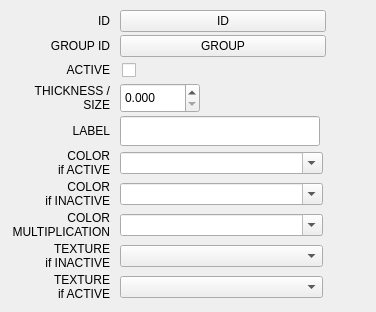
            <widget class="QWidget" name="ssTabInfoGeneral">
             <attribute name="title">
              <string>GENERAL</string>
             </attribute>
             <layout class="QVBoxLayout" name="verticalLayout_17">
              <property name="spacing">
               <number>3</number>
              </property>
              <property name="margin">
               <number>10</number>
              </property>
              <item>
               <widget class="QWidget" name="widgetID" native="true">
                <property name="statusTip">
                 <string>Objects identification|An object in IanniX is defined by two identifiers:\n- the ID is a unique number in the score (two objects cannot have the same ID). IDs are used in sent messages to know who was the sender; they are used in received messages to control a targer a specific object\n- the group ID is a string allowing a group control of objects in received messages. In sent messages, it can also be used as a human readable ID.\n\nIf an object is disabled (&quot;active&quot; checkbox), it will not be used in the score (no sent messages).</string>
                </property>
                <layout class="QVBoxLayout" name="verticalLayout_20">
                 <property name="spacing">
                  <number>3</number>
                 </property>
                 <property name="margin">
                  <number>0</number>
                 </property>
                 <item>
                  <layout class="QHBoxLayout" name="horizontalLayout_24">
                   <property name="spacing">
                    <number>10</number>
                   </property>
                   <item>
                    <widget class="QLabel" name="IDLabel">
                     <property name="minimumSize">
                      <size>
                       <width>100</width>
                       <height>20</height>
                      </size>
                     </property>
                     <property name="maximumSize">
                      <size>
                       <width>100</width>
                       <height>16777215</height>
                      </size>
                     </property>
                     <property name="text">
                      <string>ID</string>
                     </property>
                     <property name="alignment">
                      <set>Qt::AlignRight|Qt::AlignTrailing|Qt::AlignVCenter</set>
                     </property>
                     <property name="wordWrap">
                      <bool>true</bool>
                     </property>
                     <property name="buddy">
                      <cstring>newIdButton</cstring>
                     </property>
                    </widget>
                   </item>
                   <item>
                    <widget class="QPushButton" name="newIdButton">
                     <property name="minimumSize">
                      <size>
                       <width>206</width>
                       <height>22</height>
                      </size>
                     </property>
                     <property name="maximumSize">
                      <size>
                       <width>206</width>
                       <height>16777215</height>
                      </size>
                     </property>
                     <property name="toolTip">
                      <string>Changes the object ID</string>
                     </property>
                     <property name="text">
                      <string>ID</string>
                     </property>
                    </widget>
                   </item>
                   <item>
                    <spacer name="horizontalSpacer_16">
                     <property name="orientation">
                      <enum>Qt::Horizontal</enum>
                     </property>
                     <property name="sizeHint" stdset="0">
                      <size>
                       <width>40</width>
                       <height>20</height>
                      </size>
                     </property>
                    </spacer>
                   </item>
                  </layout>
                 </item>
                 <item>
                  <layout class="QHBoxLayout" name="horizontalLayout_25">
                   <property name="spacing">
                    <number>10</number>
                   </property>
                   <item>
                    <widget class="QLabel" name="groupIdLabel">
                     <property name="minimumSize">
                      <size>
                       <width>100</width>
                       <height>20</height>
                      </size>
                     </property>
                     <property name="maximumSize">
                      <size>
                       <width>100</width>
                       <height>16777215</height>
                      </size>
                     </property>
                     <property name="text">
                      <string>GROUP ID</string>
                     </property>
                     <property name="alignment">
                      <set>Qt::AlignRight|Qt::AlignTrailing|Qt::AlignVCenter</set>
                     </property>
                     <property name="wordWrap">
                      <bool>true</bool>
                     </property>
                     <property name="buddy">
                      <cstring>newIdButton</cstring>
                     </property>
                    </widget>
                   </item>
                   <item>
                    <widget class="QPushButton" name="groupIdButton">
                     <property name="minimumSize">
                      <size>
                       <width>206</width>
                       <height>22</height>
                      </size>
                     </property>
                     <property name="maximumSize">
                      <size>
                       <width>206</width>
                       <height>16777215</height>
                      </size>
                     </property>
                     <property name="toolTip">
                      <string>Changes the group ID</string>
                     </property>
                     <property name="text">
                      <string>GROUP</string>
                     </property>
                    </widget>
                   </item>
                   <item>
                    <spacer name="horizontalSpacer_17">
                     <property name="orientation">
                      <enum>Qt::Horizontal</enum>
                     </property>
                     <property name="sizeHint" stdset="0">
                      <size>
                       <width>40</width>
                       <height>20</height>
                      </size>
                     </property>
                    </spacer>
                   </item>
                  </layout>
                 </item>
                 <item>
                  <layout class="QHBoxLayout" name="horizontalLayout_28">
                   <property name="spacing">
                    <number>10</number>
                   </property>
                   <item>
                    <widget class="QLabel" name="activityLabel">
                     <property name="minimumSize">
                      <size>
                       <width>100</width>
                       <height>20</height>
                      </size>
                     </property>
                     <property name="maximumSize">
                      <size>
                       <width>100</width>
                       <height>16777215</height>
                      </size>
                     </property>
                     <property name="text">
                      <string>ACTIVE</string>
                     </property>
                     <property name="alignment">
                      <set>Qt::AlignRight|Qt::AlignTrailing|Qt::AlignVCenter</set>
                     </property>
                     <property name="wordWrap">
                      <bool>true</bool>
                     </property>
                     <property name="buddy">
                      <cstring>activityCheck</cstring>
                     </property>
                    </widget>
                   </item>
                   <item>
                    <widget class="QCheckBox" name="activityCheck">
                     <property name="toolTip">
                      <string>Enables or disables the object in the socre</string>
                     </property>
                     <property name="styleSheet">
                      <string notr="true">padding-left: 2px;</string>
                     </property>
                     <property name="text">
                      <string/>
                     </property>
                    </widget>
                   </item>
                  </layout>
                 </item>
                </layout>
               </widget>
              </item>
              <item>
               <widget class="QWidget" name="widgetStyle" native="true">
                <property name="statusTip">
                 <string>Objects style|Objects can have differents graphical behaviours:\n - you can change the colors and texture (images - only for triggers)\n - size or thickness of the object is customisable\n - a label can be set to add human readable information to the object</string>
                </property>
                <layout class="QVBoxLayout" name="verticalLayout_12">
                 <property name="spacing">
                  <number>3</number>
                 </property>
                 <property name="margin">
                  <number>0</number>
                 </property>
                 <item>
                  <layout class="QHBoxLayout" name="horizontalLayout_26">
                   <property name="spacing">
                    <number>10</number>
                   </property>
                   <item>
                    <widget class="QLabel" name="sizeLabel2">
                     <property name="minimumSize">
                      <size>
                       <width>100</width>
                       <height>20</height>
                      </size>
                     </property>
                     <property name="maximumSize">
                      <size>
                       <width>100</width>
                       <height>16777215</height>
                      </size>
                     </property>
                     <property name="text">
                      <string>THICKNESS / SIZE</string>
                     </property>
                     <property name="alignment">
                      <set>Qt::AlignRight|Qt::AlignTrailing|Qt::AlignVCenter</set>
                     </property>
                     <property name="wordWrap">
                      <bool>true</bool>
                     </property>
                     <property name="buddy">
                      <cstring>sizeSpin</cstring>
                     </property>
                    </widget>
                   </item>
                   <item>
                    <widget class="QDoubleSpinBox" name="sizeSpin">
                     <property name="minimumSize">
                      <size>
                       <width>80</width>
                       <height>30</height>
                      </size>
                     </property>
                     <property name="maximumSize">
                      <size>
                       <width>80</width>
                       <height>16777215</height>
                      </size>
                     </property>
                     <property name="toolTip">
                      <string>Changes the tickness or size of objects</string>
                     </property>
                     <property name="suffix">
                      <string notr="true"/>
                     </property>
                     <property name="decimals">
                      <number>3</number>
                     </property>
                     <property name="minimum">
                      <double>0.000000000000000</double>
                     </property>
                     <property name="maximum">
                      <double>999999.000000000000000</double>
                     </property>
                     <property name="singleStep">
                      <double>0.100000000000000</double>
                     </property>
                    </widget>
                   </item>
                   <item>
                    <spacer name="horizontalSpacer_11">
                     <property name="orientation">
                      <enum>Qt::Horizontal</enum>
                     </property>
                     <property name="sizeHint" stdset="0">
                      <size>
                       <width>40</width>
                       <height>1</height>
                      </size>
                     </property>
                    </spacer>
                   </item>
                  </layout>
                 </item>
                 <item>
                  <layout class="QHBoxLayout" name="horizontalLayout_27">
                   <property name="spacing">
                    <number>10</number>
                   </property>
                   <item>
                    <widget class="QLabel" name="labelLabel">
                     <property name="minimumSize">
                      <size>
                       <width>100</width>
                       <height>20</height>
                      </size>
                     </property>
                     <property name="maximumSize">
                      <size>
                       <width>100</width>
                       <height>16777215</height>
                      </size>
                     </property>
                     <property name="text">
                      <string>LABEL</string>
                     </property>
                     <property name="alignment">
                      <set>Qt::AlignRight|Qt::AlignTrailing|Qt::AlignVCenter</set>
                     </property>
                     <property name="wordWrap">
                      <bool>true</bool>
                     </property>
                     <property name="buddy">
                      <cstring>labelLine</cstring>
                     </property>
                    </widget>
                   </item>
                   <item>
                    <widget class="QLineEdit" name="labelLine">
                     <property name="minimumSize">
                      <size>
                       <width>200</width>
                       <height>30</height>
                      </size>
                     </property>
                     <property name="maximumSize">
                      <size>
                       <width>200</width>
                       <height>16777215</height>
                      </size>
                     </property>
                     <property name="toolTip">
                      <string>Changes the label of objects</string>
                     </property>
                     <property name="text">
                      <string/>
                     </property>
                    </widget>
                   </item>
                   <item>
                    <spacer name="horizontalSpacer_18">
                     <property name="orientation">
                      <enum>Qt::Horizontal</enum>
                     </property>
                     <property name="sizeHint" stdset="0">
                      <size>
                       <width>40</width>
                       <height>1</height>
                      </size>
                     </property>
                    </spacer>
                   </item>
                  </layout>
                 </item>
                 <item>
                  <layout class="QHBoxLayout" name="horizontalLayout_32">
                   <property name="spacing">
                    <number>10</number>
                   </property>
                   <item>
                    <widget class="QLabel" name="colorLabel1">
                     <property name="minimumSize">
                      <size>
                       <width>100</width>
                       <height>20</height>
                      </size>
                     </property>
                     <property name="maximumSize">
                      <size>
                       <width>100</width>
                       <height>16777215</height>
                      </size>
                     </property>
                     <property name="text">
                      <string>COLOR
if ACTIVE</string>
                     </property>
                     <property name="alignment">
                      <set>Qt::AlignRight|Qt::AlignTrailing|Qt::AlignVCenter</set>
                     </property>
                     <property name="wordWrap">
                      <bool>true</bool>
                     </property>
                     <property name="buddy">
                      <cstring>colorCombo1</cstring>
                     </property>
                    </widget>
                   </item>
                   <item>
                    <widget class="QComboBox" name="colorCombo1">
                     <property name="minimumSize">
                      <size>
                       <width>203</width>
                       <height>22</height>
                      </size>
                     </property>
                     <property name="maximumSize">
                      <size>
                       <width>203</width>
                       <height>16777215</height>
                      </size>
                     </property>
                     <property name="toolTip">
                      <string>Changes the color of active objects by using a color in the palette or a custom color</string>
                     </property>
                     <property name="styleSheet">
                      <string notr="true">QComboBox QAbstractItemView {
	min-height: 100px;
}</string>
                     </property>
                     <property name="editable">
                      <bool>true</bool>
                     </property>
                     <property name="sizeAdjustPolicy">
                      <enum>QComboBox::AdjustToContents</enum>
                     </property>
                    </widget>
                   </item>
                   <item>
                    <spacer name="horizontalSpacer_14">
                     <property name="orientation">
                      <enum>Qt::Horizontal</enum>
                     </property>
                     <property name="sizeHint" stdset="0">
                      <size>
                       <width>40</width>
                       <height>1</height>
                      </size>
                     </property>
                    </spacer>
                   </item>
                  </layout>
                 </item>
                 <item>
                  <layout class="QHBoxLayout" name="horizontalLayout_31">
                   <property name="spacing">
                    <number>10</number>
                   </property>
                   <item>
                    <widget class="QLabel" name="colorLabel2">
                     <property name="minimumSize">
                      <size>
                       <width>100</width>
                       <height>20</height>
                      </size>
                     </property>
                     <property name="maximumSize">
                      <size>
                       <width>100</width>
                       <height>16777215</height>
                      </size>
                     </property>
                     <property name="text">
                      <string>COLOR
if INACTIVE</string>
                     </property>
                     <property name="alignment">
                      <set>Qt::AlignRight|Qt::AlignTrailing|Qt::AlignVCenter</set>
                     </property>
                     <property name="wordWrap">
                      <bool>true</bool>
                     </property>
                     <property name="buddy">
                      <cstring>colorCombo1</cstring>
                     </property>
                    </widget>
                   </item>
                   <item>
                    <widget class="QComboBox" name="colorCombo2">
                     <property name="minimumSize">
                      <size>
                       <width>203</width>
                       <height>22</height>
                      </size>
                     </property>
                     <property name="maximumSize">
                      <size>
                       <width>203</width>
                       <height>16777215</height>
                      </size>
                     </property>
                     <property name="toolTip">
                      <string>Changes the color of inactive objects by using a color in the palette or a custom color</string>
                     </property>
                     <property name="styleSheet">
                      <string notr="true">QComboBox QAbstractItemView {
	min-height: 100px;
}</string>
                     </property>
                     <property name="editable">
                      <bool>true</bool>
                     </property>
                     <property name="sizeAdjustPolicy">
                      <enum>QComboBox::AdjustToContents</enum>
                     </property>
                    </widget>
                   </item>
                   <item>
                    <spacer name="horizontalSpacer_15">
                     <property name="orientation">
                      <enum>Qt::Horizontal</enum>
                     </property>
                     <property name="sizeHint" stdset="0">
                      <size>
                       <width>40</width>
                       <height>1</height>
                      </size>
                     </property>
                    </spacer>
                   </item>
                  </layout>
                 </item>
                 <item>
                  <layout class="QHBoxLayout" name="horizontalLayout_33">
                   <property name="spacing">
                    <number>10</number>
                   </property>
                   <item>
                    <widget class="QLabel" name="colorLabelMultiply">
                     <property name="minimumSize">
                      <size>
                       <width>100</width>
                       <height>20</height>
                      </size>
                     </property>
                     <property name="maximumSize">
                      <size>
                       <width>100</width>
                       <height>16777215</height>
                      </size>
                     </property>
                     <property name="text">
                      <string>COLOR
MULTIPLICATION</string>
                     </property>
                     <property name="alignment">
                      <set>Qt::AlignRight|Qt::AlignTrailing|Qt::AlignVCenter</set>
                     </property>
                     <property name="wordWrap">
                      <bool>true</bool>
                     </property>
                     <property name="buddy">
                      <cstring>colorCombo1</cstring>
                     </property>
                    </widget>
                   </item>
                   <item>
                    <widget class="QComboBox" name="colorComboMultiply">
                     <property name="minimumSize">
                      <size>
                       <width>203</width>
                       <height>22</height>
                      </size>
                     </property>
                     <property name="maximumSize">
                      <size>
                       <width>203</width>
                       <height>16777215</height>
                      </size>
                     </property>
                     <property name="toolTip">
                      <string>Multiplies the color of objects by an other color in the palette or a custom color</string>
                     </property>
                     <property name="styleSheet">
                      <string notr="true">QComboBox QAbstractItemView {
	min-height: 100px;
}</string>
                     </property>
                     <property name="editable">
                      <bool>true</bool>
                     </property>
                     <property name="sizeAdjustPolicy">
                      <enum>QComboBox::AdjustToContents</enum>
                     </property>
                    </widget>
                   </item>
                   <item>
                    <spacer name="horizontalSpacer_21">
                     <property name="orientation">
                      <enum>Qt::Horizontal</enum>
                     </property>
                     <property name="sizeHint" stdset="0">
                      <size>
                       <width>40</width>
                       <height>1</height>
                      </size>
                     </property>
                    </spacer>
                   </item>
                  </layout>
                 </item>
                 <item>
                  <layout class="QHBoxLayout" name="horizontalLayout_35">
                   <property name="spacing">
                    <number>10</number>
                   </property>
                   <item>
                    <widget class="QLabel" name="textureLabel1">
                     <property name="minimumSize">
                      <size>
                       <width>100</width>
                       <height>20</height>
                      </size>
                     </property>
                     <property name="maximumSize">
                      <size>
                       <width>100</width>
                       <height>16777215</height>
                      </size>
                     </property>
                     <property name="text">
                      <string>TEXTURE
if INACTIVE</string>
                     </property>
                     <property name="alignment">
                      <set>Qt::AlignRight|Qt::AlignTrailing|Qt::AlignVCenter</set>
                     </property>
                     <property name="wordWrap">
                      <bool>true</bool>
                     </property>
                     <property name="buddy">
                      <cstring>colorCombo1</cstring>
                     </property>
                    </widget>
                   </item>
                   <item>
                    <widget class="QComboBox" name="textureCombo1">
                     <property name="minimumSize">
                      <size>
                       <width>203</width>
                       <height>22</height>
                      </size>
                     </property>
                     <property name="maximumSize">
                      <size>
                       <width>203</width>
                       <height>16777215</height>
                      </size>
                     </property>
                     <property name="toolTip">
                      <string>Changes the texture (image) of active objects</string>
                     </property>
                     <property name="styleSheet">
                      <string notr="true">QComboBox QAbstractItemView {
	min-height: 100px;
}</string>
                     </property>
                     <property name="sizeAdjustPolicy">
                      <enum>QComboBox::AdjustToContents</enum>
                     </property>
                    </widget>
                   </item>
                   <item>
                    <spacer name="horizontalSpacer_28">
                     <property name="orientation">
                      <enum>Qt::Horizontal</enum>
                     </property>
                     <property name="sizeHint" stdset="0">
                      <size>
                       <width>40</width>
                       <height>1</height>
                      </size>
                     </property>
                    </spacer>
                   </item>
                  </layout>
                 </item>
                 <item>
                  <layout class="QHBoxLayout" name="horizontalLayout_34">
                   <property name="spacing">
                    <number>10</number>
                   </property>
                   <item>
                    <widget class="QLabel" name="textureLabel2">
                     <property name="minimumSize">
                      <size>
                       <width>100</width>
                       <height>20</height>
                      </size>
                     </property>
                     <property name="maximumSize">
                      <size>
                       <width>100</width>
                       <height>16777215</height>
                      </size>
                     </property>
                     <property name="text">
                      <string>TEXTURE
if ACTIVE</string>
                     </property>
                     <property name="alignment">
                      <set>Qt::AlignRight|Qt::AlignTrailing|Qt::AlignVCenter</set>
                     </property>
                     <property name="wordWrap">
                      <bool>true</bool>
                     </property>
                     <property name="buddy">
                      <cstring>colorCombo1</cstring>
                     </property>
                    </widget>
                   </item>
                   <item>
                    <widget class="QComboBox" name="textureCombo2">
                     <property name="minimumSize">
                      <size>
                       <width>203</width>
                       <height>22</height>
                      </size>
                     </property>
                     <property name="maximumSize">
                      <size>
                       <width>203</width>
                       <height>16777215</height>
                      </size>
                     </property>
                     <property name="toolTip">
                      <string>Changes the texture (image) of inactive objects</string>
                     </property>
                     <property name="styleSheet">
                      <string notr="true">QComboBox QAbstractItemView {
	min-height: 100px;
}</string>
                     </property>
                     <property name="sizeAdjustPolicy">
                      <enum>QComboBox::AdjustToContents</enum>
                     </property>
                    </widget>
                   </item>
                   <item>
                    <spacer name="horizontalSpacer_27">
                     <property name="orientation">
                      <enum>Qt::Horizontal</enum>
                     </property>
                     <property name="sizeHint" stdset="0">
                      <size>
                       <width>40</width>
                       <height>1</height>
                      </size>
                     </property>
                    </spacer>
                   </item>
                  </layout>
                 </item>
                </layout>
               </widget>
              </item>
              <item>
               <spacer name="verticalSpacer_4">
                <property name="orientation">
                 <enum>Qt::Vertical</enum>
                </property>
                <property name="sizeHint" stdset="0">
                 <size>
                  <width>20</width>
                  <height>1</height>
                 </size>
                </property>
               </spacer>
              </item>
             </layout>
            </widget>
